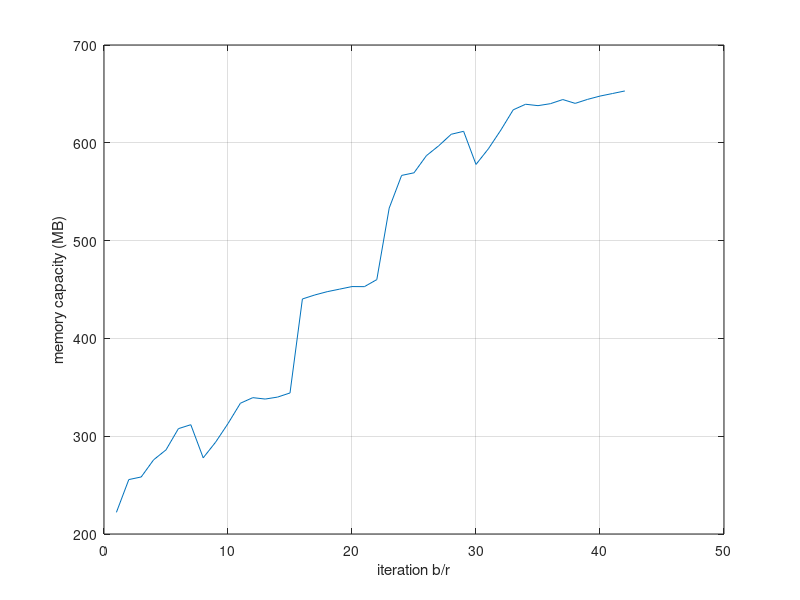

The MATLAB script that drew this image:
x=[1 2 3 4 5 6 7 8 9 10 11 12 13 14 15 16 17 18 19 20 21 22];
 
 y=[333.24 366.652 369.32 386.844 397.016 408.72 411.752 377.88 393.9 412.928 433.712 439.416 437.992 440 444.222 440.320 444.412 447.778 450.370 453.003 452.920 460.11];
 plot(x,y)
 grid on;
 xlabel('iteration b/r'); 
 ylabel('memory capacity (MB)'); 
 
 
 
 x=[1 2 3 4 5 6 7 8 9 10 11 12 13 14 15 16 17 18 19 20 21 ];
 
 y=[11.86 10.57 11.78 10.43 10.84 10.77 12.08 10.74 10.83 11.16 11.20 11.93 10.51 11.87 12.06 20.61 11.69 11.09 10.73 11.27 10.31];
 plot(x,y)
 grid on;
 xlabel('iteration b/r'); 
 ylabel('time (c)'); 

 x=[1 2 3 4 5 6 7 8 9 10 11 12 13 14 15 16 17 18 19 20 21 22 23 24 25 26 27 28 29 30 31 32 33 34 35 36 37 38 39 40 41 42 ];
 y=[40.03 30.46 30.13 30.81 20.98 30.23 20.83 30.48 20.85 30.06 30.06 30.21 20.91 20.90 30.90 30.04 30.05 20.92 30.10 20.98 20.85 30.04 20.63 20.99 20.86 20.95 20.82 20.91 20.94 20.76 20.92 20.97 20.98 20.89 20.97 20.75 30.03 30.38 20.62 20.71 20.88 20.70];
 plot(x,y)
 grid on;
 xlabel('iteration b/r'); 
 ylabel('time (c)'); 

 x=[1 2 3 4 5 6 7 8 9 10 11 12 13 14 15 16 17 18 19 20 21 22 23 24 25 26 27 28 29 30 31 32 33 34 35 36 37 38 39 40 41 42 ];
 y=[222.13 255.652 258.32 275.844 286.016 307.72 311.752 277.88 293.9 312.928 333.712 339.416 337.992 340 344.222 440.320 444.412 447.778 450.370 453.003 452.920 460.11 533.24 566.652 569.32 586.844 597.016 608.72 611.752 577.88 593.9 612.928 633.712 639.416 637.992 640 644.222 640.320 644.412 647.778 650.370 653.003 ];
 plot(x,y)
 grid on;
 xlabel('iteration b/r'); 
 ylabel('memory capacity (MB)'); 